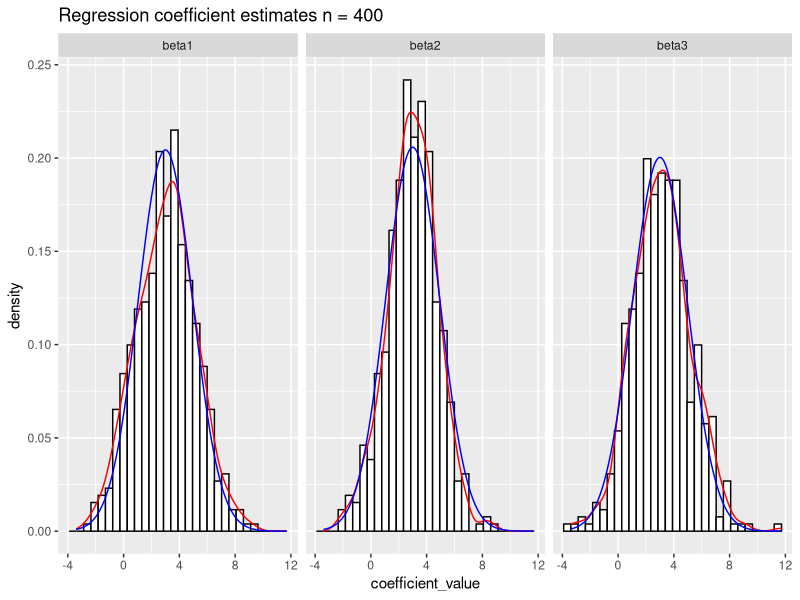
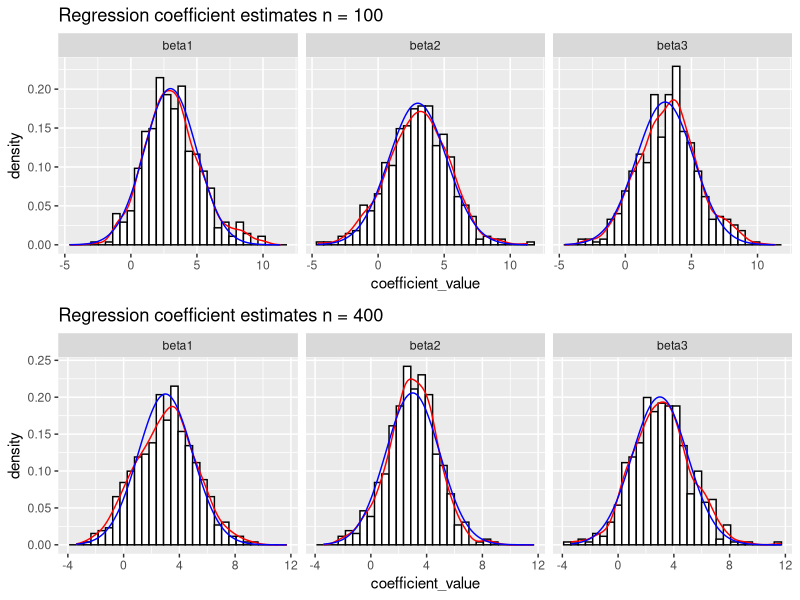
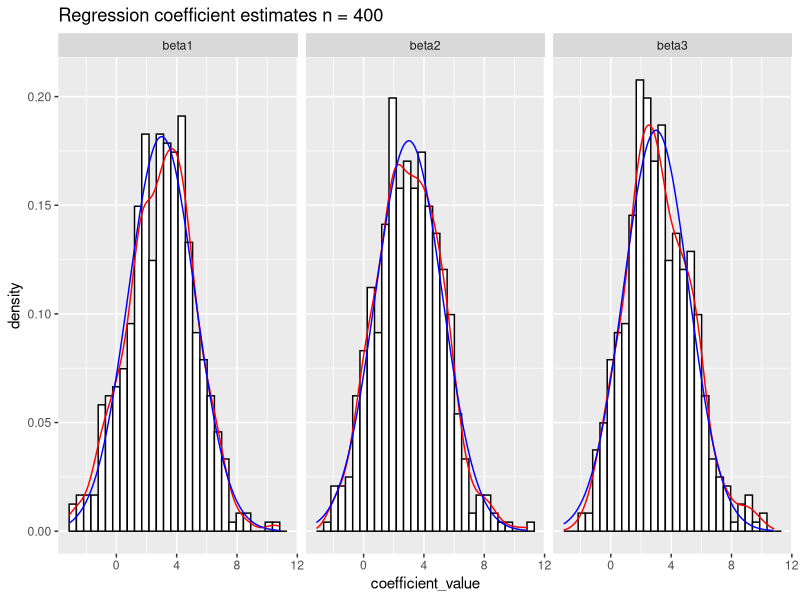
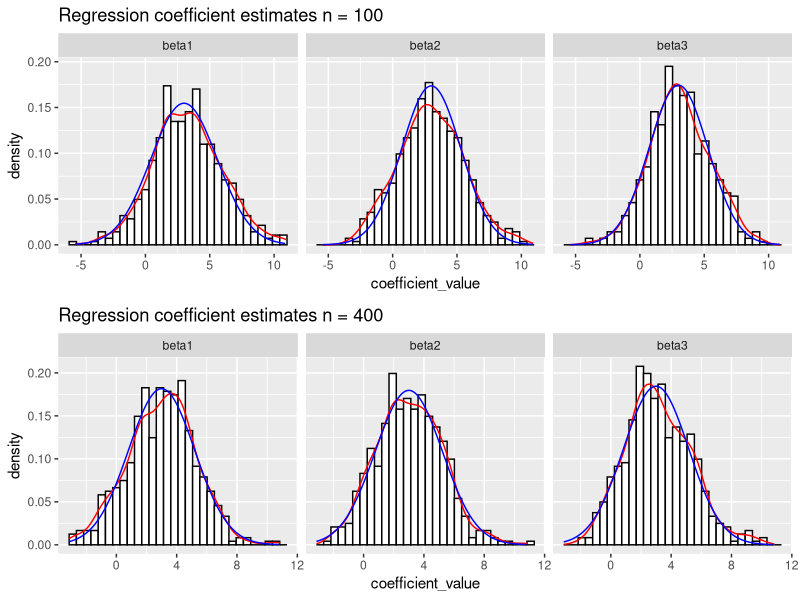

Reproduce these figures in R, in order.
## ---- chunk 1
library(ggplot2)
library(dplyr)
library(tidyr)
library(gridExtra)
library(MASS)

knitr::opts_chunk$set(echo = TRUE)

set.seed(47)
## ---- chunk 2
data <- structure(list(numeracy = c(6.6, 7.1, 7.3, 7.5, 7.9, 7.9, 8,
                                 8.2, 8.3, 8.3, 8.4, 8.4, 8.6, 8.7, 8.8, 8.8, 9.1, 9.1, 9.1, 9.3,
                                 9.5, 9.8, 10.1, 10.5, 10.6, 10.6, 10.6, 10.7, 10.8, 11, 11.1,
                                 11.2, 11.3, 12, 12.3, 12.4, 12.8, 12.8, 12.9, 13.4, 13.5, 13.6,
                                 13.8, 14.2, 14.3, 14.5, 14.6, 15, 15.1, 15.7), 
                    anxiety = c(13.8, 14.6, 17.4, 14.9, 13.4, 13.5, 13.8, 16.6, 13.5, 15.7, 13.6, 14,
                                16.1, 10.5, 16.9, 17.4, 13.9, 15.8, 16.4, 14.7, 15, 13.3, 10.9,
                                12.4, 12.9, 16.6, 16.9, 15.4, 13.1, 17.3, 13.1, 14, 17.7, 10.6,
                                14.7, 10.1, 11.6, 14.2, 12.1, 13.9, 11.4, 15.1, 13, 11.3, 11.4,
                                10.4, 14.4, 11, 14, 13.4), 
                    success = c(0L, 0L, 0L, 1L, 0L, 1L, 0L, 0L, 1L, 0L, 1L, 1L, 0L, 1L, 0L, 0L, 0L, 0L, 0L, 1L, 0L, 0L,
                                1L, 1L, 1L, 0L, 0L, 0L, 1L, 0L, 1L, 0L, 0L, 1L, 1L, 1L, 1L, 1L,
                                1L, 1L, 1L, 1L, 1L, 1L, 1L, 1L, 1L, 1L, 1L, 1L)), 
                 .Names = c("numeracy", "anxiety", "success"), row.names = c(NA, -50L), class = "data.frame")
data_df <- as.data.frame(data)
## ---- chunk 3
model1 <- glm(success ~ numeracy + anxiety, data=data_df, family=binomial)
model1_summary <- summary(model1)
p <- model1$fitted.values
glm_cov_estimate <- vcov(model1)

X <- cbind(intercept=1, data_df)
X <- subset(X, select = -c(success))
X <- as.matrix(X)
W <- as.matrix(diag(p*(1-p)))

manual_cov_estimate <- solve(t(X) %*% W %*% X)
## ---- chunk 4
coefs_std  <- model1_summary$coefficients[, 2]
cov_estimate_std <- sqrt(diag(manual_cov_estimate))
std_comparison_df <- data.frame("GLM std" = coefs_std, "Cov std" = cov_estimate_std)
std_comparison_df
## ---- chunk 5
chi_sq_stat <- model1$null.deviance - model1$deviance
p_value <- pchisq(chi_sq_stat, df=1, lower.tail = FALSE)
print(paste("p-value for predictors importance: ", p_value))
## ---- chunk 6
overdispersion_stat <- sum(residuals(model1, type = "deviance")^2)
overdispersion_pval <- pchisq(overdispersion_stat, model1$df.residual, lower = F)
print(paste("P-value connected with test for overdispersion: ", overdispersion_pval))
## ---- chunk 7
epsilons <- c(1e-1, 1e-2, 1e-3, 1e-6)
model_e1 <- glm(success ~ numeracy + anxiety, data=data_df, family=binomial, epsilon=epsilons[1])
model_e2 <- glm(success ~ numeracy + anxiety, data=data_df, family=binomial, epsilon=epsilons[2])
model_e3 <- glm(success ~ numeracy + anxiety, data=data_df, family=binomial, epsilon=epsilons[3])
model_e4 <- glm(success ~ numeracy + anxiety, data=data_df, family=binomial, epsilon=epsilons[4])

models <- list(model_e1, model_e2, model_e3, model_e4)
epsilon_info_df <- as.data.frame(matrix(1:12, ncol=3))
colnames(epsilon_info_df) <- c("Iteration", "Epsilon", "Deviance")

for (i in 1:length(models)) {
  model <- models[[i]]
  epsilon_info_df[i, ] = c(model$iter, epsilons[i], model$dev)
}
epsilon_info_df
## ---- chunk 8
experiment_rep = 500

matrix_rnorm <- function(n, n_p) {
  X <- rnorm(n * n_p, sd=sqrt(1/n))
  X <- matrix(X, nrow=n)
}

cov_matrix <- function(n ,n_p) {
  mu <- rep(0, n_p)
  S <- matrix(0.3, nrow=3, ncol=3)
  diag(S) <- 1
  mvrnorm(n, mu, 1/n * S)
}

experiment <- function(n, n_p, X) {
  beta <- rep(3, n_p)
  logit <- X %*% beta
  p <- exp(logit) / (1 + exp(logit))
  
  S <- diag(as.vector(p*(1-p)))
  fisher_matrix <- t(X) %*% S %*% X
  cov_matrix <- solve(fisher_matrix)
  predictors <- c("beta1", "beta2", "beta3")
  colnames(cov_matrix) <- predictors
  rownames(cov_matrix) <- predictors

  collected_features <- c(predictors, "resid_dev")
  collected_features_n <- length(collected_features)
    
  estimates_df <- matrix(1:collected_features_n * experiment_rep, nrow=experiment_rep, ncol=collected_features_n)
  estimates_df <- as.data.frame(estimates_df)
  colnames(estimates_df) <- collected_features
  
  for (i in 1:experiment_rep) {
    Y <- rbinom(n, 1, p)
    model <- glm(Y~X - 1, family=binomial)
    estimates_df[i, 1:3] <- model$coefficients
    estimates_df[i, 4] <- model$dev
  }
  
  list(estimates=estimates_df, cov_matrix=cov_matrix)
}  

show_estimates_histogram <- function(estimates_df, cov_matrix, n) {
  models_info_long <- estimates_df %>% 
                      dplyr::select(starts_with("beta")) %>% 
                      gather(key='coefficient', value='coefficient_value')

  density_arg <- seq(min(models_info_long["coefficient_value"]), 
                     max(models_info_long["coefficient_value"]), 
                     by=0.1)
  coefs_density <- data.frame(beta1=dnorm(density_arg, mean=3, sd=sqrt(cov_matrix[1,1])),
                              beta2=dnorm(density_arg, mean=3, sd=sqrt(cov_matrix[2,2])),
                              beta3=dnorm(density_arg, mean=3, sd=sqrt(cov_matrix[3,3])))
  coefs_density_long <- coefs_density %>% gather(key='coefficient', value='density')
  coefs_density_long["args"] = rep(density_arg, 3)


  histogram <- ggplot(models_info_long, aes(x=coefficient_value)) + 
             geom_histogram(aes(y=..density..), colour="black", fill="white") + 
             geom_density(col="red") +
             geom_line(data=coefs_density_long, aes(x=args, y=density), col="blue") +         
             facet_grid(. ~ coefficient) +
             ggtitle(paste("Regression coefficient estimates n =", n))
  histogram
}

bias_estimation <- function(estimates_df) estimates_df %>% 
                                          dplyr::select(starts_with("beta")) %>% 
                                          mutate_all(function(x) {x-3}) %>% 
                                          colMeans()

variance_estimation <- function(estimates_df) estimates_df %>% 
                       dplyr::select(starts_with("beta")) %>% 
                       var()
## ---- chunk 9
estimates_res_400 <- experiment(400, 3, matrix_rnorm(400, 3))
estimates_df_400 <- estimates_res_400$estimates
cov_matrix_400 <- estimates_res_400$cov_matrix
histogram_400 <- show_estimates_histogram(estimates_df_400, cov_matrix_400, 400)
histogram_400
## ---- chunk 10
estimated_bias_400 <- bias_estimation(estimates_df_400)
estimated_bias_400
## ---- chunk 11
variance_estimation(estimates_df_400)
## ---- chunk 12
estimates_res_400$cov_matrix
## ---- chunk 13
estimates_res_100 <- experiment(100, 3, matrix_rnorm(100, 3))
estimates_df_100 <- estimates_res_100$estimates
cov_matrix_100 <- estimates_res_100$cov_matrix
histogram_100 <- show_estimates_histogram(estimates_df_100, cov_matrix_100, 100)

grid.arrange(histogram_100, histogram_400, nrow=2)
## ---- chunk 14
estimated_bias_100 <- bias_estimation(estimates_df_100)
bias_summary <- dplyr::bind_rows(estimated_bias_400, estimated_bias_100) %>% as.data.frame()
rownames(bias_summary) = c("n=400", "n=100")
bias_summary
## ---- chunk 15
variance_estimation(estimates_df_100)
## ---- chunk 16
estimates_res_100$cov_matrix
## ---- chunk 17
estimates_res_400 <- experiment(400, 3, cov_matrix(400, 3))
estimates_df_400 <- estimates_res_400$estimates
cov_matrix_400 <- estimates_res_400$cov_matrix
histogram_400 <- show_estimates_histogram(estimates_df_400, cov_matrix_400, 400)
histogram_400
## ---- chunk 18
estimated_bias_400_cov <- bias_estimation(estimates_df_400)
estimated_bias_400_cov
## ---- chunk 19
variance_estimation(estimates_df_400)
## ---- chunk 20
estimates_res_400$cov_matrix
## ---- chunk 21
estimates_res_100 <- experiment(100, 3, cov_matrix(100, 3))
estimates_df_100 <- estimates_res_100$estimates
cov_matrix_100 <- estimates_res_100$cov_matrix
histogram_100 <- show_estimates_histogram(estimates_df_100, cov_matrix_100, 100)

grid.arrange(histogram_100, histogram_400, nrow=2)
## ---- chunk 22
estimated_bias_100_cov <- bias_estimation(estimates_df_100)
estimated_bias_100_cov
## ---- chunk 23
variance_estimation(estimates_df_100)
## ---- chunk 24
estimates_res_100$cov_matrix
